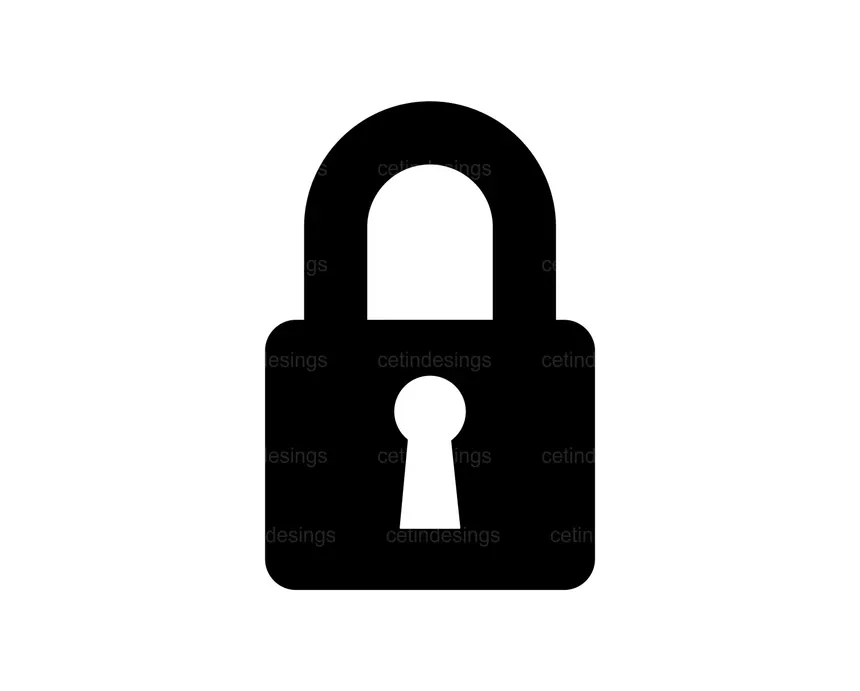
#> input picture Assets/img.webp, 860 x 691 px
$ python img_to_bmp.py
#> lines starting #> are read from the running program, lines starting #| are printed output that depends on the picture; after the words box and inside, x2 and y2 are one past the last pixel; in counts of white or black regions, pixels touching at a corner belong together
from PIL import Image
import os

# Display size
WIDTH = 128
HEIGHT = 64
INPUT_IMAGE = "img.webp"  # change this if you use another file name
# Bits with value 1 will be drawn as "White" by ssd1306_DrawBitmap.
# Set PIXEL_ON_VALUE to 0 if you prefer black areas to be ON instead.
PIXEL_ON_VALUE = 255

# Open and convert to 1-bit black/white
img = Image.open(INPUT_IMAGE).convert("1")
#> img: PIL image 860x691 1; 81.5% white; 1 black region, box (x1, y1, x2, y2) and area: (265, 101, 595, 590) 109781

# Resize if needed
img = img.resize((WIDTH, HEIGHT))
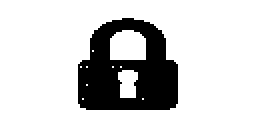
#> img: PIL image 128x64 1 (shown 2 times larger); 81.1% white; 1 black region, box (x1, y1, x2, y2) and area: (39, 9, 89, 55) 1549

pixels = img.load()
bytes_out = []

# ssd1306_DrawBitmap expects bytes arranged horizontally: 8 pixels per row byte,
# with the MSB (bit 7) representing the leftmost pixel in that group.
row_byte_width = (WIDTH + 7) // 8
for y in range(HEIGHT):
    for byte_idx in range(row_byte_width):
        byte = 0
        for bit in range(8):
            x = byte_idx * 8 + bit
            if x >= WIDTH:
                continue
            if pixels[x, y] == PIXEL_ON_VALUE:
                byte |= (1 << (7 - bit))
        bytes_out.append(byte)

# Derive output header name from input image name
base_name = os.path.splitext(os.path.basename(INPUT_IMAGE))[0]
output_name = f"{base_name}_bitmap.h"

with open(output_name, "w") as f:
    f.write("#pragma once\n")
    f.write("#include <stdint.h>\n\n")
    f.write(f"#define LOGO_WIDTH  {WIDTH}\n")
    f.write(f"#define LOGO_HEIGHT {HEIGHT}\n\n")
    f.write("const uint8_t logo_bitmap[] = {\n")

    for i, b in enumerate(bytes_out):
        if i % 16 == 0:
            f.write("    ")
        f.write(f"0x{b:02X}, ")
        if i % 16 == 15:
            f.write("\n")
    if len(bytes_out) % 16 != 0:
        f.write("\n")
    f.write("};\n")

print(f"Wrote {output_name}")
